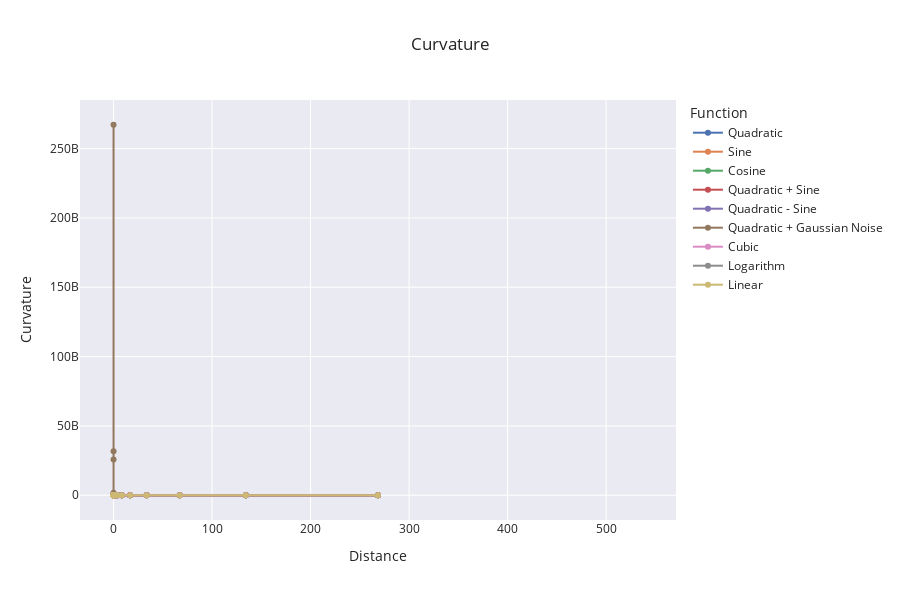

Source (notebook cell):
### Code cell
# Create a Plotly figure
fig = go.Figure()

# Plotting directly from grouped data
for column in curvature.columns[1:]:  # Skipping the first column, which is 'Distance'
    fig.add_trace(go.Scatter(
        x=curvature['Distance'],
        y=curvature[column],
        mode='lines+markers',
        name=column,
    ))

# Set axis labels and title with adjusted figure dimensions
fig.update_layout(
    title=f'Curvature',
    xaxis_title='Distance',
    yaxis_title='Curvature',
    legend_title='Function',
    template='seaborn',
    height=600,
)


# Show the figure
fig.show()
